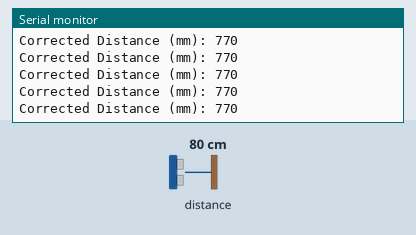
Recording of a sketch running on a simulated ESP32. Shown: the last lines printed to the serial monitor. Inputs (shaded band) come from the test bench; at power-on: distance to the obstacle 80 cm.

Above: at 1.2 s.
1.3 s: distance to the obstacle set to 18 cm
At 1.49 s:
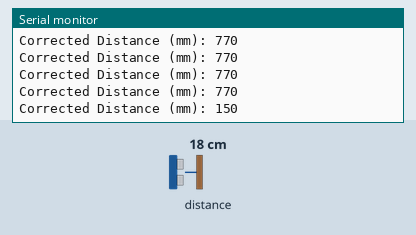
2.8 s: distance to the obstacle set to 35 cm
At 2.82 s:
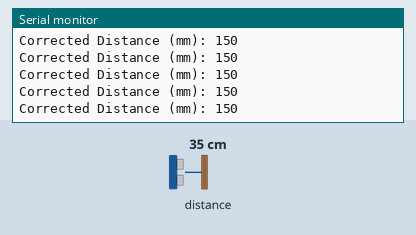
Timing chart, 0 to 5.8 s (numbered marks = the images above; inputs shaded):
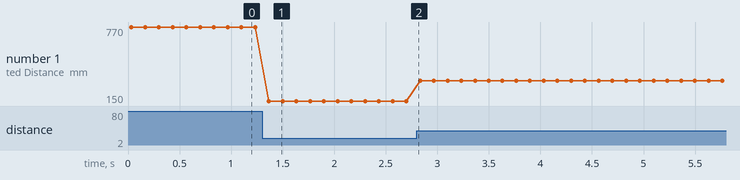

Measured:
- after the input at 1.3 s, the serial monitor: prints a new line after 0.07 s (image 1)
- plotted number 1: 770 → 150 after the input at 1.3 s, 150 → 320 after the input at 2.8 s

The sketch:

tof.ino
```cpp
#include <Wire.h>
#include <Adafruit_VL53L0X.h>

Adafruit_VL53L0X lox;
const int OFFSET_MM = 30; // Calibration offset

// Custom I2C pins (change if needed)
#define SDA_PIN 15
#define SCL_PIN 13

void setup() {
  Serial.begin(115200);
  Wire.begin(SDA_PIN, SCL_PIN); // Explicit pin assignment
  if (!lox.begin()) while(1);   // Stop if sensor fails
}

void loop() {
  VL53L0X_RangingMeasurementData_t measure;
  lox.rangingTest(&measure, false);

  if (measure.RangeStatus != 4) {
    int distance_obj = measure.RangeMilliMeter - OFFSET_MM;
    if (distance_obj < 0) distance_obj = 0;

    if (distance_obj > 100) {
      Serial.print("Corrected Distance (mm): ");
      Serial.println(distance_obj);

      // You can place your further logic here
      // e.g., if (distance_obj > 150) { ... }
    }
  }

  delay(100);
}
```
